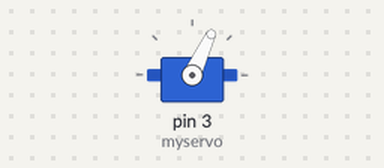
Recording of a sketch running on a simulated Arduino Uno, built with avr-gcc and run on an emulated ATmega328P. Shown: servo.

Above: at 11.71 s.
At 78.8 s:
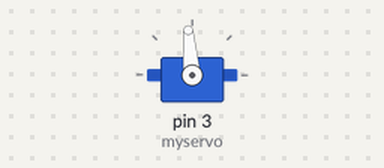
Timing chart, 0 to 117.6 s (numbered marks = the images above):
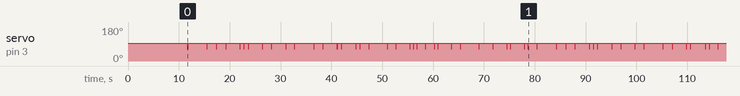

The sketch:

Bold_over_2.ino
```cpp
/***********************************************
* name:Servo
* function:you can see the servo motor rotate 90 degrees (rotate once every 15 degrees).
* And then rotate in the opposite direction.
************************************************/
//Email: support@sunfounder.com
//Website: www.sunfounder.com

#include <Servo.h>
/************************************************/
Servo myservo;//create servo object to control a servo
/************************************************/
void setup()
{
  myservo.attach(3);//attachs the servo on pin 9 to servo object
  myservo.write(95);//back to 0 degrees
  delay(10000);//wait for a second


  // Koden fortsættes herfra med 4. x speed

myservo.write(95);//goes to 15 degrees
  delay(1700);//wait for a second
  myservo.write(65);//goes to 30 degrees
  delay(100);//wait for a second.33
  myservo.write(95);//goes to 45 degrees
  delay(3700);//wait for a second.33
  myservo.write(65);//goes to 60 degrees
  delay(100);//wait for a second.33
  myservo.write(95);//goes to 75 degrees
  delay(1800);//wait for a second.33
  myservo.write(65);//goes to 90 degrees
  delay(100);//wait for a second
  myservo.write(95);//back to 75 degrees
  delay(1700);//wait for a second.33
  myservo.write(65);//back to 60 degrees
  delay(100);//wait for a second.33
  myservo.write(95);//back to 45 degrees
  delay(2700);//wait for a second.33
  myservo.write(65);//back to 30 degrees
  delay(100);//wait for a second.33
  myservo.write(95);//back to 15 degrees
  delay(700);//wait for a second
  myservo.write(65);//back to 0 degrees
  delay(100);//wait for a second

// 1. omgang 4. hastighed.

 myservo.write(95);//goes to 15 degrees
  delay(700);//wait for a second
  myservo.write(65);//goes to 30 degrees
  delay(100);//wait for a second.33
  myservo.write(95);//goes to 45 degrees
  delay(2700);//wait for a second.33
  myservo.write(65);//goes to 60 degrees
  delay(100);//wait for a second.33
  myservo.write(95);//goes to 75 degrees
  delay(1700);//wait for a second.33
  myservo.write(65);//goes to 90 degrees
  delay(100);//wait for a second
  myservo.write(95);//back to 75 degrees
  delay(2700);//wait for a second.33
  myservo.write(65);//back to 60 degrees
  delay(100);//wait for a second.33
  myservo.write(95);//back to 45 degrees
  delay(1600);//wait for a second.33
  myservo.write(65);//back to 30 degrees
  delay(100);//wait for a second.33
  myservo.write(95);//back to 15 degrees
  delay(3700);//wait for a second
  myservo.write(65);//back to 0 degrees
  delay(100);//wait for a second

  // 2. omgang med 4. hastighed

myservo.write(95);//goes to 45 degrees
  delay(1700);//wait for a second.33
  myservo.write(65);//goes to 60 degrees
  delay(100);//wait for a second.33
  myservo.write(95);//goes to 75 degrees
  delay(2700);//wait for a second.33
  myservo.write(65);//goes to 90 degrees
  delay(100);//wait for a second
  myservo.write(95);//back to 75 degrees
  delay(700);//wait for a second.33
  myservo.write(65);//back to 60 degrees
  delay(100);//wait for a second.33
  myservo.write(95);//back to 45 degrees
  delay(2800);//wait for a second.33
  myservo.write(65);//back to 30 degrees
  delay(100);//wait for a second.33
  myservo.write(95);//back to 15 degrees
  delay(700);//wait for a second
  myservo.write(65);//back to 0 degrees
  delay(100);//wait for a second

  // 3. omgang med 4. hastighed

  // Start 1. omgang 5. hastighed.

myservo.write(95);//goes to 15 degrees
  delay(1600);//wait for a second
  myservo.write(65);//goes to 30 degrees
  delay(100);//wait for a second.33
  myservo.write(95);//goes to 45 degrees
  delay(3600);//wait for a second.33
  myservo.write(65);//goes to 60 degrees
  delay(100);//wait for a second.33
  myservo.write(95);//goes to 75 degrees
  delay(1600);//wait for a second.33
  myservo.write(65);//goes to 90 degrees
  delay(100);//wait for a second
  myservo.write(95);//back to 75 degrees
  delay(2600);//wait for a second.33
  myservo.write(65);//back to 60 degrees
  delay(100);//wait for a second.33
  myservo.write(95);//back to 45 degrees
  delay(600);//wait for a second.33
  myservo.write(65);//back to 30 degrees
  delay(100);//wait for a second.33
  myservo.write(95);//back to 15 degrees
  delay(600);//wait for a second
  myservo.write(65);//back to 0 degrees
  delay(100);//wait for a second

// 1. omgang 5. speed.

 myservo.write(95);//goes to 15 degrees
  delay(1600);//wait for a second
  myservo.write(65);//goes to 30 degrees
  delay(100);//wait for a second.33
  myservo.write(95);//goes to 45 degrees
  delay(1600);//wait for a second.33
  myservo.write(65);//goes to 60 degrees
  delay(100);//wait for a second.33
  myservo.write(95);//goes to 75 degrees
  delay(600);//wait for a second.33
  myservo.write(65);//goes to 90 degrees
  delay(100);//wait for a second
  myservo.write(95);//back to 75 degrees
  delay(2600);//wait for a second.33
  myservo.write(65);//back to 60 degrees
  delay(100);//wait for a second.33
  myservo.write(95);//back to 45 degrees
  delay(1600);//wait for a second.33
  myservo.write(65);//back to 30 degrees
  delay(100);//wait for a second.33
  myservo.write(95);//back to 15 degrees
  delay(3600);//wait for a second
  myservo.write(65);//back to 0 degrees
  delay(100);//wait for a second

  // 2. omgang 5. speed

myservo.write(95);//goes to 45 degrees
  delay(2600);//wait for a second.33
  myservo.write(65);//goes to 60 degrees
  delay(100);//wait for a second.33
  myservo.write(95);//goes to 75 degrees
  delay(2700);//wait for a second.33
  myservo.write(65);//goes to 90 degrees
  delay(100);//wait for a second
  myservo.write(95);//back to 75 degrees
  delay(600);//wait for a second.33
  myservo.write(65);//back to 60 degrees
  delay(100);//wait for a second.33
  myservo.write(95);//back to 45 degrees
  delay(2600);//wait for a second.33
  myservo.write(65);//back to 30 degrees
  delay(100);//wait for a second.33
  myservo.write(95);//back to 15 degrees
  delay(600);//wait for a second
  myservo.write(65);//back to 0 degrees
  delay(100);//wait for a second

// 3. omgang 5. speed

// Kodet hertil


}
/*************************************************/
void loop()
{

myservo.write(95);//goes to 15 degrees
  delay(1700);//wait for a second
  myservo.write(65);//goes to 30 degrees
  delay(100);//wait for a second.33
  myservo.write(95);//goes to 45 degrees
  delay(3700);//wait for a second.33
  myservo.write(65);//goes to 60 degrees
  delay(100);//wait for a second.33
  myservo.write(95);//goes to 75 degrees
  delay(1800);//wait for a second.33
  myservo.write(65);//goes to 90 degrees
  delay(100);//wait for a second
  myservo.write(95);//back to 75 degrees
  delay(1700);//wait for a second.33
  myservo.write(65);//back to 60 degrees
  delay(100);//wait for a second.33
  myservo.write(95);//back to 45 degrees
  delay(2700);//wait for a second.33
  myservo.write(65);//back to 30 degrees
  delay(100);//wait for a second.33
  myservo.write(95);//back to 15 degrees
  delay(700);//wait for a second
  myservo.write(65);//back to 0 degrees
  delay(100);//wait for a second

// 1. omgang 4. hastighed.

 myservo.write(95);//goes to 15 degrees
  delay(700);//wait for a second
  myservo.write(65);//goes to 30 degrees
  delay(100);//wait for a second.33
  myservo.write(95);//goes to 45 degrees
  delay(2700);//wait for a second.33
  myservo.write(65);//goes to 60 degrees
  delay(100);//wait for a second.33
  myservo.write(95);//goes to 75 degrees
  delay(1700);//wait for a second.33
  myservo.write(65);//goes to 90 degrees
  delay(100);//wait for a second
  myservo.write(95);//back to 75 degrees
  delay(2700);//wait for a second.33
  myservo.write(65);//back to 60 degrees
  delay(100);//wait for a second.33
  myservo.write(95);//back to 45 degrees
  delay(1600);//wait for a second.33
  myservo.write(65);//back to 30 degrees
  delay(100);//wait for a second.33
  myservo.write(95);//back to 15 degrees
  delay(3700);//wait for a second
  myservo.write(65);//back to 0 degrees
  delay(100);//wait for a second

  // 2. omgang med 4. hastighed

myservo.write(95);//goes to 45 degrees
  delay(1700);//wait for a second.33
  myservo.write(65);//goes to 60 degrees
  delay(100);//wait for a second.33
  myservo.write(95);//goes to 75 degrees
  delay(2700);//wait for a second.33
  myservo.write(65);//goes to 90 degrees
  delay(100);//wait for a second
  myservo.write(95);//back to 75 degrees
  delay(700);//wait for a second.33
  myservo.write(65);//back to 60 degrees
  delay(100);//wait for a second.33
  myservo.write(95);//back to 45 degrees
  delay(2800);//wait for a second.33
  myservo.write(65);//back to 30 degrees
  delay(100);//wait for a second.33
  myservo.write(95);//back to 15 degrees
  delay(700);//wait for a second
  myservo.write(65);//back to 0 degrees
  delay(100);//wait for a second

  // 3. omgang med 4. hastighed

  // Start 1. omgang 5. hastighed.

myservo.write(95);//goes to 15 degrees
  delay(1600);//wait for a second
  myservo.write(65);//goes to 30 degrees
  delay(100);//wait for a second.33
  myservo.write(95);//goes to 45 degrees
  delay(3600);//wait for a second.33
  myservo.write(65);//goes to 60 degrees
  delay(100);//wait for a second.33
  myservo.write(95);//goes to 75 degrees
  delay(1600);//wait for a second.33
  myservo.write(65);//goes to 90 degrees
  delay(100);//wait for a second
  myservo.write(95);//back to 75 degrees
  delay(2600);//wait for a second.33
  myservo.write(65);//back to 60 degrees
  delay(100);//wait for a second.33
  myservo.write(95);//back to 45 degrees
  delay(600);//wait for a second.33
  myservo.write(65);//back to 30 degrees
  delay(100);//wait for a second.33
  myservo.write(95);//back to 15 degrees
  delay(600);//wait for a second
  myservo.write(65);//back to 0 degrees
  delay(100);//wait for a second

// 1. omgang 5. speed.

 myservo.write(95);//goes to 15 degrees
  delay(1600);//wait for a second
  myservo.write(65);//goes to 30 degrees
  delay(100);//wait for a second.33
  myservo.write(95);//goes to 45 degrees
  delay(1600);//wait for a second.33
  myservo.write(65);//goes to 60 degrees
  delay(100);//wait for a second.33
  myservo.write(95);//goes to 75 degrees
  delay(600);//wait for a second.33
  myservo.write(65);//goes to 90 degrees
  delay(100);//wait for a second
  myservo.write(95);//back to 75 degrees
  delay(2600);//wait for a second.33
  myservo.write(65);//back to 60 degrees
  delay(100);//wait for a second.33
  myservo.write(95);//back to 45 degrees
  delay(1600);//wait for a second.33
  myservo.write(65);//back to 30 degrees
  delay(100);//wait for a second.33
  myservo.write(95);//back to 15 degrees
  delay(3600);//wait for a second
  myservo.write(65);//back to 0 degrees
  delay(100);//wait for a second

  // 2. omgang 5. speed

myservo.write(95);//goes to 45 degrees
  delay(2600);//wait for a second.33
  myservo.write(65);//goes to 60 degrees
  delay(100);//wait for a second.33
  myservo.write(95);//goes to 75 degrees
  delay(2700);//wait for a second.33
  myservo.write(65);//goes to 90 degrees
  delay(100);//wait for a second
  myservo.write(95);//back to 75 degrees
  delay(600);//wait for a second.33
  myservo.write(65);//back to 60 degrees
  delay(100);//wait for a second.33
  myservo.write(95);//back to 45 degrees
  delay(2600);//wait for a second.33
  myservo.write(65);//back to 30 degrees
  delay(100);//wait for a second.33
  myservo.write(95);//back to 15 degrees
  delay(600);//wait for a second
  myservo.write(65);//back to 0 degrees
  delay(100);//wait for a second

}
```

Measured:
- by itself, servo on pin 3 (myservo): 95° → 65° at 11.7 s, → 95° 0.10 s later, → 65° 3.7 s later, → 95° 0.10 s later, … (104 changes in this stretch)
